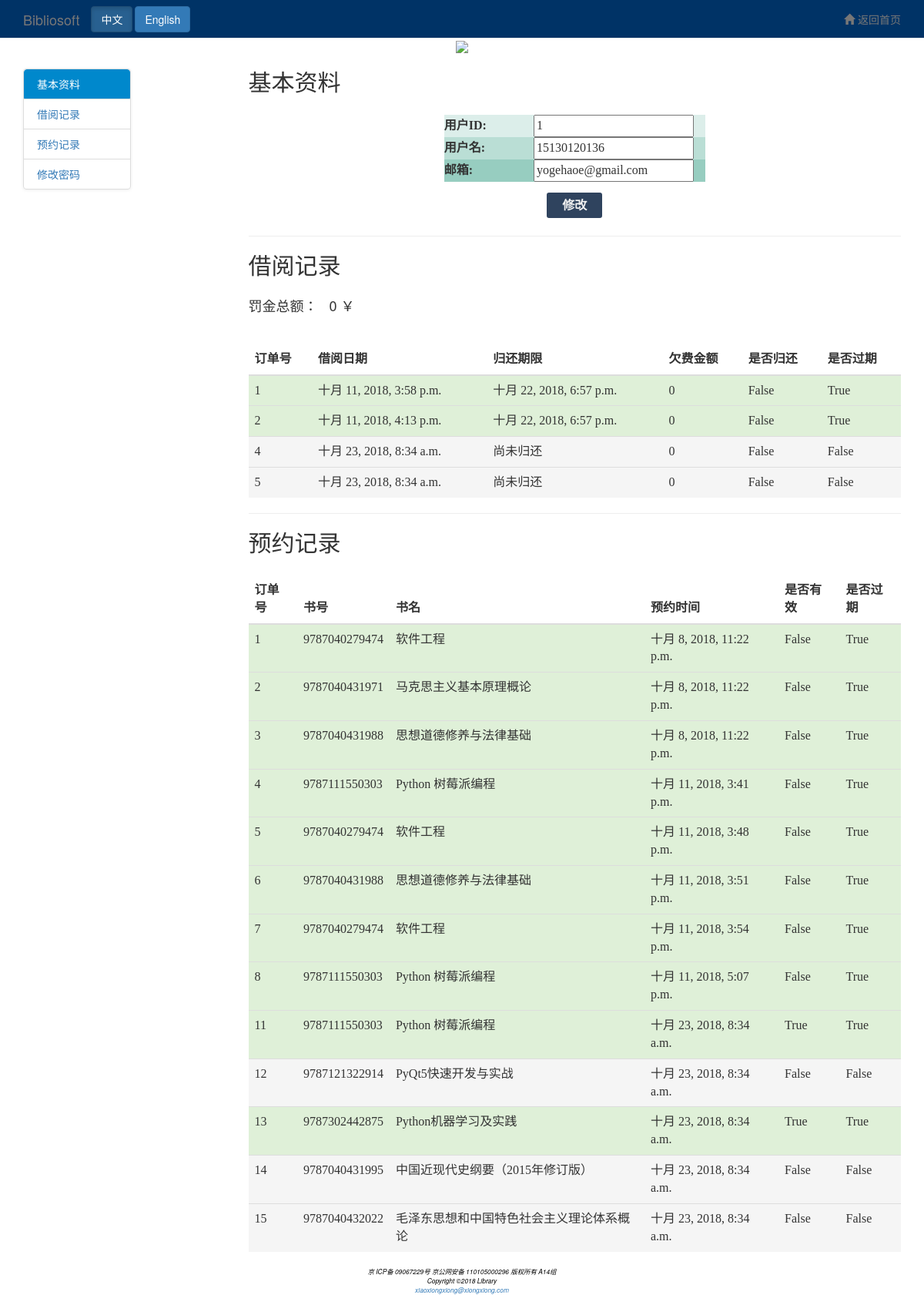
/user_message/ (signed in), run on the app's committed database.
### reader/models.py (models this page shows, shortened)
class User(models.Model):
    user_id = models.IntegerField(auto_created=True, primary_key=True)
    email = models.CharField(max_length=100, null=False)
    borrow_num = models.IntegerField(default=0)
    user_name = models.CharField(max_length=20, null=False)
    deposit = models.BooleanField(default=False)
    password = models.CharField(max_length=20, null=False)

### librarian/models.py (models this page shows, shortened)
class BorrowOrder(models.Model):
    order_id = models.IntegerField(auto_created=True, primary_key=True)
    user = models.ForeignKey(User, related_name="borrow_order_user")
    book = models.ForeignKey(AllBook, related_name="borrow_order_book")
    borrow_time = models.DateTimeField(null=False)
    debt = models.IntegerField(default=0)
    return_time = models.DateTimeField(null=True)
    is_return = models.BooleanField(null=False)
    expire = models.BooleanField(default=False)
    last_count_time = models.DateTimeField(null=True)

class ReserveOrder(models.Model):
    order_id = models.IntegerField(primary_key=True)
    user = models.ForeignKey(User, related_name="reserve_order_user")
    book = models.ForeignKey(AllBook, related_name="reserve_order_book")
    isbn = models.ForeignKey(Book, related_name="reserve_order_isbn")
    borrow_time = models.DateTimeField(null=False)
    successful = models.BooleanField(null=False)
    expire = models.BooleanField(default=False)

class AllBook(models.Model):
    book_id = models.IntegerField(auto_created=True, primary_key=True)
    is_available = models.BooleanField(null=False, default=True)
    isbn = models.ForeignKey(Book, related_name="all_book_isbn")

class Book(models.Model):
    author = models.CharField(max_length=50)
    isbn = models.IntegerField(primary_key=True)
    total_num = models.IntegerField(null=False)
    available_num = models.IntegerField(null=False)
    book_name = models.CharField(max_length=100, null=False)
    type = models.CharField(max_length=20, null=False)
    place = models.CharField(max_length=50, null=False)
    image_url = models.CharField(max_length=100, default='None')
    price = models.CharField(max_length=100, default='100')

### reader/views.py (the view)
# urls.py: url(r'^user_message/$', reader_views.user_message, name="user_message"),
def user_message(request):
    username = request.session.get('username', "None")
    if username == "None":
        return HttpResponseRedirect(reverse("login"))
    try:
        user = User.objects.get(user_name=username)
        if user:
            borrow_order_list = BorrowOrder.objects.filter(user_id=user.user_id)
            reserve_order_list = ReserveOrder.objects.filter(user_id=user.user_id, )
            all_fine = 0
            for borrow_order in borrow_order_list:
                all_fine += borrow_order.debt
            return render(request, 'user_message.html', {'user_id': user.user_id,
                                                         'user_email': user.email,
                                                         'user_name': user.user_name,
                                                         'reserve_order_list': reserve_order_list,
                                                         'borrow_order_list': borrow_order_list,
                                                         'all_fine': all_fine
                                                         }
                          )
        else:
            return HttpResponseRedirect(reverse("login"))
    except:
        return HttpResponseRedirect(reverse("login"))

### reader/templates/user_message.html (shortened to what this page needs)
<!DOCTYPE html>
<html>
<head>
{% load i18n %}
    {% load static %}
    <link href="{% static 'css/bootstrap.min.css' %}" rel="stylesheet">
    <link href="{% static 'font/css/font-awesome.min.css' %}" rel="stylesheet">
</head>
<nav class="navbar navbar-default navbar-fixed-top" role="navigation" style="background-color: #003366;height:50px;">
    <div class="container">
        <div class="navbar-header">
            <a class="navbar-brand">Bibliosoft</a>
        </div>
        <div>
            <ul class="nav navbar-nav navbar-right" style="position:absolut; left:0px; top:0px">
                <li><a href="{% url 'index' %}"><span class="glyphicon glyphicon-home"></span> {% trans '返回首页' %}</a></li>
            </ul>
        </div>
        <div class="btn-group navbar-btn" data-toggle="buttons">
                <form action="{% url 'set_language' %}" method="post" id="lang">
                <label class="btn btn-primary active"  onclick="test('zh-hans')">
                    中文
                </label>
                <label class="btn btn-primary" onclick="test('en')">
                    English
                </label>
                </form>
            </div>
    </div>
</nav>
<body data-spy="scroll" data-target="#myScrollspy">
<form action="{% url 'set_language' %}" method="post">
</form>
	<div align="right" class="banner-content" style="display: block;">
		<a href="/"style=" font-size:16px;">{% trans '首页' %}</a>| <a href="/"style=" font-size:16px;" >{% trans '退出' %}</a>
	</div>
    <div style="text-align:center;"><img src="/static/images/book_logo.png" style="vertical-align:middle;" width="210"  /></div>
<div class="container">
    <div class="row">
        <div class="col-xs-3" id="myScrollspy">
            <ul class="nav nav-tabs nav-stacked" id="myNav">
                <li class="active"><a href="#section-1">{% trans '基本资料' %}</a></li>
                <li><a href="#section-2">{% trans '借阅记录' %}</a></li>
                <li><a href="#section-3">{% trans '预约记录' %}</a></li>
                <li><a href="{% url 'change_passwd' %}">{% trans '修改密码' %}</a></li>
            </ul>
        </div>
        <div class="col-xs-9 ">
            <h2 id="section-1" style="display:block; height:50px; width:350px">{% trans '基本资料' %}</h2>
	<form id="profile" class="setting-profile-form" method="POST" action=" ">
	 <table align="center"   width="40%" id="tab" >
         <tr class="t1"> <th width="30%" align="right">{% trans '用户ID' %}:</th> <td class="line30" align="center"><input align="center" type="text" value="{{ user_id  }}" name="user_id" placeholder="用户id" readonly /></td>
         <tr class="t2"> <th width="25%" align="right">{% trans '用户名' %}:</th> <td class="line30" align="center"><input  align="center" type="text" value="{{ user_name }}" name="user_name" id="user_name" placeholder="用户名" /></td>
         <tr class="t3"><th width="25%" align="right">{% trans '邮箱' %}:</th> <td class="line30" align="center"><input type="email" name="email" value="{{ user_email }}"  id="email" placeholder="邮箱"  /></td>
		</table>
    </form>
	<div id="login_click" align="center">
        <a id="btlogin" onclick="changeInfo()">{% trans '修改' %}</a>
    </div>
            <hr>
            <h2 id="section-2" style="display:block; height:50px; width:400px">{% trans  '借阅记录' %}</h2>
	<h4 style="display:block; height:50px; width:400px">{% trans  '罚金总额：' %}&nbsp;&nbsp;&nbsp;<span id="all_fine">{{ all_fine }}</span>&nbsp;￥</h4>
<table align="center" id="tab" width="300px"  class="table table-striped">
	<thead>
		<tr >
			<th align="center">{% trans '订单号' %}</th>
			<th align="center">{% trans '借阅日期' %}</th>
			<th align="center">{% trans '归还期限' %}</th>
			<th align="center">{% trans '欠费金额' %}</th>
			<th align="center">{%  trans '是否归还' %}</th>
            <th align="center">{%  trans '是否过期' %}</th>
		</tr>
	</thead>
	<tbody >
    {% for borrow_order in borrow_order_list %}
        {% if borrow_order.expire %}
        <tr class="success">
        {% else %}
        <tr class="active">
        {% endif %}
        <td >{{ borrow_order.order_id }}</td>
        <td >{{ borrow_order.borrow_time }}</td>
        {% if borrow_order.return_time == None %}
            <td>{% trans '尚未归还' %}</td>
        {% else %}
            <td>{{ borrow_order.return_time }}</td>
        {% endif %}
        <td >{{ borrow_order.debt }}</td>
        <td >{{ borrow_order.is_return }}</td>
        <td >{{ borrow_order.expire }}</td>
    {% endfor %}
	</tbody>
</table>
            <hr>
            <h2 id="section-3" style="display:block; height:50px; width:400px">{% trans '预约记录' %}</h2>
<table align="center" id="tab" width="300px"  class="table table-striped">
	<thead>
		<tr >
            <th align="center">{% trans '订单号' %}</th>
            <th align="center">{% trans '书号' %}</th>
            <th align="center">{% trans '书名' %}</th>
			<th align="center">{% trans '预约时间' %}</th>
			<th align="center">{% trans '是否有效' %}</th>
			<th align="center">{% trans '是否过期' %}</th>
		</tr>
	</thead>
	<tbody >
    {% for reserve_order in reserve_order_list %}
        {% if reserve_order.expire %}
        <tr class="success">
        {% else %}
        <tr class="active">
        {% endif %}
            <td>{{ reserve_order.order_id }}</td>
            <td>{{ reserve_order.book.isbn.isbn }}</td>
			<td >{{ reserve_order.book.isbn.book_name }}</td>
			<td>{{ reserve_order.borrow_time }}</td>
            <td>{{ reserve_order.successful }}</td>
            <td>{{ reserve_order.expire }}</td>
		</tr>
    {% endfor %}
	</tbody>
</table>
        </div>
    </div>
</div>
<footer style="color: #000000;font-weight: normal;font-size: .60em;font-style: italic;text-align: center;">
京 ICP备 09067229号   京公网安备 110105000296   版权所有 A14组
<br>
Copyright &copy;2018 Library
<br>
<a href="#">xiaoxiongxiong@xiongxiong.com</a>
</footer>
</body>
</html>

### reader/templates/user_message.html (style rules this page uses)
ul.nav-tabs { width: 140px; margin-top: 20px; border-radius: 4px; border: 1px solid #ddd; box-shadow: 0 1px 4px rgba(0, 0, 0, 0.067); }
ul.nav-tabs li { margin: 0; border-top: 1px solid #ddd; }
ul.nav-tabs li:first-child { border-top: none; }
ul.nav-tabs li a { margin: 0; padding: 8px 16px; border-radius: 0; }
ul.nav-tabs li.active a, ul.nav-tabs li.active a:hover { color: #fff; background: #0088cc; border: 1px solid #0088cc; }
ul.nav-tabs li:first-child a { border-radius: 4px 4px 0 0; }
ul.nav-tabs li:last-child a { border-radius: 0 0 4px 4px; }
div { display: block; }
tr.t1 { background:hsla(165,35%,50%,0.2);height:20px; }
tr.t2 { background:hsla(165,35%,50%,0.4);height:20px; }
tr.t3 { background:hsla(165,35%,50%,0.6);height:20px; }
#login_click { margin-top:20px; height:30px; }
#login_click a { text-decoration:none; background:#2f435e; color:#f2f2f2; padding: 8px 20px 8px 20px; font-size:16px; font-family: 微软雅黑,宋体,Arial,Helvetica,Verdana,sans-serif; font-weight:bold; border-radius:3px; -webkit-transition:all linear 0.30s; -moz-transition:all linear 0.30s; transition:all linear 0.30s; }
#tab { font-size:16px; font-family:楷体; text-algn:right; border-color:black; }

### data on the page
User: user_name "15130120136", email "yogehaoe@gmail.com"
BorrowOrder: order_id "1", borrow_time "十月 11, 2018, 3:58 p.m.", return_time "十月 22, 2018, 6:57 p.m.", debt "0", is_return "False", expire "True"
BorrowOrder: order_id "2", borrow_time "十月 11, 2018, 4:13 p.m.", return_time "十月 22, 2018, 6:57 p.m.", debt "0", is_return "False", expire "True"
BorrowOrder: order_id "4", borrow_time "十月 23, 2018, 8:34 a.m.", debt "0", is_return "False", expire "False"
BorrowOrder: order_id "5", borrow_time "十月 23, 2018, 8:34 a.m.", debt "0", is_return "False", expire "False"
ReserveOrder: order_id "1", book.isbn.isbn "9787040279474", book.isbn.book_name "软件工程", borrow_time "十月 8, 2018, 11:22 p.m.", successful "False", expire "True"
ReserveOrder: order_id "2", book.isbn.isbn "9787040431971", book.isbn.book_name "马克思主义基本原理概论", borrow_time "十月 8, 2018, 11:22 p.m.", successful "False", expire "True"
ReserveOrder: order_id "3", book.isbn.isbn "9787040431988", book.isbn.book_name "思想道德修养与法律基础", borrow_time "十月 8, 2018, 11:22 p.m.", successful "False", expire "True"
ReserveOrder: order_id "4", book.isbn.isbn "9787111550303", book.isbn.book_name "Python 树莓派编程", borrow_time "十月 11, 2018, 3:41 p.m.", successful "False", expire "True"
ReserveOrder: order_id "5", book.isbn.isbn "9787040279474", book.isbn.book_name "软件工程", borrow_time "十月 11, 2018, 3:48 p.m.", successful "False", expire "True"
ReserveOrder: order_id "6", book.isbn.isbn "9787040431988", book.isbn.book_name "思想道德修养与法律基础", borrow_time "十月 11, 2018, 3:51 p.m.", successful "False", expire "True"
ReserveOrder: order_id "7", book.isbn.isbn "9787040279474", book.isbn.book_name "软件工程", borrow_time "十月 11, 2018, 3:54 p.m.", successful "False", expire "True"
ReserveOrder: order_id "8", book.isbn.isbn "9787111550303", book.isbn.book_name "Python 树莓派编程", borrow_time "十月 11, 2018, 5:07 p.m.", successful "False", expire "True"
ReserveOrder: order_id "11", book.isbn.isbn "9787111550303", book.isbn.book_name "Python 树莓派编程", borrow_time "十月 23, 2018, 8:34 a.m.", successful "True", expire "True"
ReserveOrder: order_id "12", book.isbn.isbn "9787121322914", book.isbn.book_name "PyQt5快速开发与实战", borrow_time "十月 23, 2018, 8:34 a.m.", successful "False", expire "False"
ReserveOrder: order_id "13", book.isbn.isbn "9787302442875", book.isbn.book_name "Python机器学习及实践", borrow_time "十月 23, 2018, 8:34 a.m.", successful "True", expire "True"
ReserveOrder: order_id "14", book.isbn.isbn "9787040431995", book.isbn.book_name "中国近现代史纲要（2015年修订版）", borrow_time "十月 23, 2018, 8:34 a.m.", successful "False", expire "False"
ReserveOrder: order_id "15", book.isbn.isbn "9787040432022", book.isbn.book_name "毛泽东思想和中国特色社会主义理论体系概论", borrow_time "十月 23, 2018, 8:34 a.m.", successful "False", expire "False"

### other printed values
{{ all_fine }} "0"
